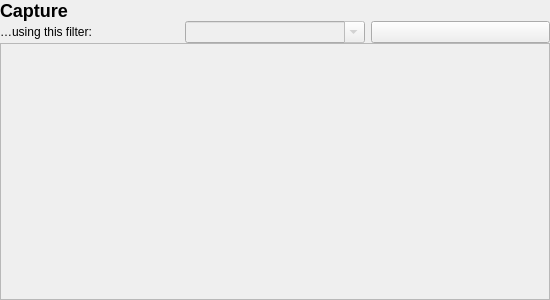
<?xml version="1.0" encoding="UTF-8"?>
<ui version="4.0">
 <class>CaptureCardWidget</class>
 <widget class="QFrame" name="CaptureCardWidget">
  <property name="geometry">
   <rect>
    <x>0</x>
    <y>0</y>
    <width>550</width>
    <height>300</height>
   </rect>
  </property>
  <property name="frameShape">
   <enum>QFrame::Shape::NoFrame</enum>
  </property>
  <layout class="QVBoxLayout" name="verticalLayout" stretch="0,0,1">
   <property name="spacing">
    <number>0</number>
   </property>
   <property name="leftMargin">
    <number>0</number>
   </property>
   <property name="topMargin">
    <number>0</number>
   </property>
   <property name="rightMargin">
    <number>0</number>
   </property>
   <property name="bottomMargin">
    <number>0</number>
   </property>
   <item>
    <widget class="ClickableLabel" name="captureHeader">
     <property name="cursor">
      <cursorShape>PointingHandCursor</cursorShape>
     </property>
     <property name="toolTip">
      <string>&lt;html&gt;&lt;head/&gt;&lt;body&gt;&lt;p&gt;Capture live packets from your network.&lt;/p&gt;&lt;/body&gt;&lt;/html&gt;</string>
     </property>
     <property name="accessibleName">
      <string>Capture</string>
     </property>
     <property name="accessibleDescription">
      <string>Start a new capture session</string>
     </property>
     <property name="text">
      <string>&lt;h2&gt;Capture&lt;/h2&gt;</string>
     </property>
    </widget>
   </item>
   <item>
    <widget class="QWidget" name="captureFilterRow" native="true">
     <layout class="QHBoxLayout" name="horizontalLayout">
      <property name="leftMargin">
       <number>0</number>
      </property>
      <property name="topMargin">
       <number>0</number>
      </property>
      <property name="rightMargin">
       <number>0</number>
      </property>
      <property name="bottomMargin">
       <number>0</number>
      </property>
      <item>
       <widget class="QLabel" name="captureFilterLabel">
        <property name="text">
         <string>…using this filter:</string>
        </property>
       </widget>
      </item>
      <item>
       <widget class="CaptureFilterCombo" name="captureFilterCombo">
        <property name="enabled">
         <bool>false</bool>
        </property>
        <property name="accessibleName">
         <string>Capture filter</string>
        </property>
        <property name="accessibleDescription">
         <string>Enter a capture filter expression to limit which data is recorded during live capture.</string>
        </property>
        <property name="editable">
         <bool>true</bool>
        </property>
       </widget>
      </item>
      <item>
       <widget class="QPushButton" name="captureInterfaceTypeButton">
        <property name="accessibleName">
         <string>Interface type filter</string>
        </property>
        <property name="accessibleDescription">
         <string>Filters the capture source list by type. Shows how many sources are currently visible and how many are hidden by the active filter.</string>
        </property>
        <property name="text">
         <string/>
        </property>
       </widget>
      </item>
     </layout>
    </widget>
   </item>
   <item>
    <widget class="InterfaceFrame" name="captureInterfaceFrame">
     <property name="sizePolicy">
      <sizepolicy hsizetype="Preferred" vsizetype="Expanding">
       <horstretch>0</horstretch>
       <verstretch>1</verstretch>
      </sizepolicy>
     </property>
     <property name="minimumSize">
      <size>
       <width>0</width>
       <height>40</height>
      </size>
     </property>
     <property name="accessibleName">
      <string>Capture sources</string>
     </property>
     <property name="accessibleDescription">
      <string>Lists available capture sources. Select one or more to capture from.</string>
     </property>
     <property name="frameShape">
      <enum>QFrame::Shape::StyledPanel</enum>
     </property>
     <property name="frameShadow">
      <enum>QFrame::Shadow::Raised</enum>
     </property>
    </widget>
   </item>
  </layout>
 </widget>
 <customwidgets>
  <customwidget>
   <class>ClickableLabel</class>
   <extends>QLabel</extends>
   <header>widgets/clickable_label.h</header>
  </customwidget>
  <customwidget>
   <class>CaptureFilterCombo</class>
   <extends>QComboBox</extends>
   <header>widgets/capture_filter_combo.h</header>
  </customwidget>
  <customwidget>
   <class>InterfaceFrame</class>
   <extends>QFrame</extends>
   <header>interface_frame.h</header>
   <container>1</container>
  </customwidget>
 </customwidgets>
 <resources/>
 <connections/>
</ui>
